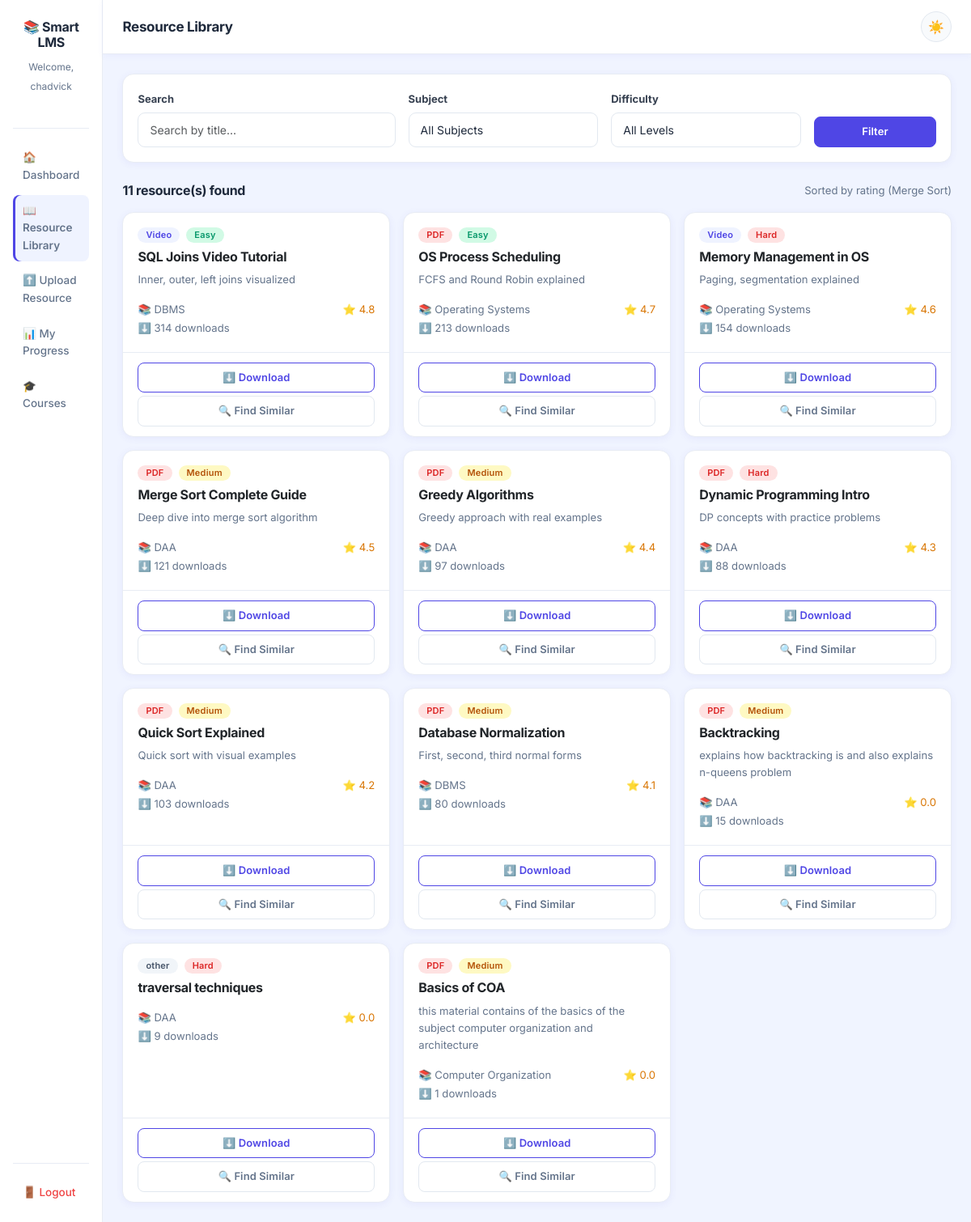
The app's page /library (signed in) with its own data.
### tables this page shows
CREATE TABLE resources (
            resource_id  INTEGER PRIMARY KEY AUTOINCREMENT,
            title        TEXT NOT NULL,
            description  TEXT,
            type         TEXT NOT NULL,
            course       TEXT NOT NULL,
            difficulty   TEXT NOT NULL,
            file_path    TEXT,
            rating       REAL DEFAULT 0,
            downloads    INTEGER DEFAULT 0,
            uploaded_at  TIMESTAMP DEFAULT CURRENT_TIMESTAMP
        );

### app.py (the view)
@app.route('/library')
def library():
    if 'student_id' not in session:
        return redirect(url_for('login'))
    from database.db import get_all_resources
    from algorithms.sorting import merge_sort
    all_resources  = get_all_resources()
    resources_list = [dict(r) for r in all_resources]
    show_similar  = request.args.get('show_similar', '')
    similar_title = ''
    if show_similar and 'similar_ids' in session:
        similar_ids   = session.pop('similar_ids')
        similar_title = session.pop('similar_title', '')
        session.pop('similar_course', '')
        resources_list = [
            r for r in resources_list
            if r['resource_id'] in similar_ids
        ]
        resources_list = merge_sort(resources_list, key='rating', reverse=True)
    else:
        search     = request.args.get('search', '')
        course     = request.args.get('course', '')
        difficulty = request.args.get('difficulty', '')
        if search:
            resources_list = [
                r for r in resources_list
                if search.lower() in r['title'].lower()
            ]
        if course:
            resources_list = [
                r for r in resources_list
                if r['course'] == course
            ]
        if difficulty:
            resources_list = [
                r for r in resources_list
                if r['difficulty'] == difficulty
            ]
        resources_list = merge_sort(resources_list, key='rating', reverse=True)
    courses = sorted(set([r['course'] for r in all_resources]))
    difficulties = sorted(set([r['difficulty'] for r in all_resources]))
    return render_template('library.html',
                           resources=resources_list,
                           student_name=session['student_name'],
                           search=request.args.get('search', ''),
                           course=request.args.get('course', ''),
                           difficulty=request.args.get('difficulty', ''),
                           similar_title=similar_title,
                           courses=courses,
                           difficulties=difficulties)

### algorithms/sorting.py (called while the page is built, shortened)
def merge_sort(resources, key='rating', reverse=True):
    if len(resources) <= 1:
        return resources
    mid = len(resources) // 2
    left_half  = resources[:mid]
    right_half = resources[mid:]
    left_sorted  = merge_sort(left_half,  key, reverse)
    right_sorted = merge_sort(right_half, key, reverse)
    return merge(left_sorted, right_sorted, key, reverse)

def merge(left, right, key, reverse):
    result = []
    i = 0  # pointer for left list
    j = 0  # pointer for right list
    while i < len(left) and j < len(right):
        left_val  = left[i][key]  if left[i][key]  is not None else 0
        right_val = right[j][key] if right[j][key] is not None else 0
        if reverse:
            if left_val >= right_val:
                result.append(left[i])
                i += 1
            else:
                result.append(right[j])
                j += 1
    result.extend(left[i:])
    result.extend(right[j:])
    return result

### database/db.py (called while the page is built)
def get_connection():
    conn = sqlite3.connect(DB_PATH)
    conn.row_factory = sqlite3.Row
    return conn

def get_all_resources():
    conn = get_connection()
    cursor = conn.cursor()
    cursor.execute('''
        SELECT resource_id, title, description, type,
               course, difficulty, rating, downloads
        FROM resources
        ORDER BY rating DESC
    ''')
    resources = cursor.fetchall()
    conn.close()
    return resources

### templates/library.html (shortened to what this page needs)
{% extends 'base.html' %}
{% block content %}
<div class="d-flex" style="min-height: 100vh;">
    <div class="sidebar d-flex flex-column p-3" style="width: 240px; min-height: 100vh; background-color: #1e293b;">
        <div class="text-center mb-4 mt-2">
            <h5 class="text-white fw-bold">📚 Smart LMS</h5>
            <small class="text-secondary">Welcome, {{ student_name }}</small>
        </div>
        <hr class="text-secondary">
        <nav class="nav flex-column gap-1">
            <a href="/dashboard"  class="nav-link text-secondary">🏠 Dashboard</a>
            <a href="/library"    class="nav-link text-white active-link">📖 Resource Library</a>
            <a href="/upload"     class="nav-link text-secondary">⬆️ Upload Resource</a>
            <a href="/progress"   class="nav-link text-secondary">📊 My Progress</a>
            <a href="/courses"     class="nav-link text-secondary">🎓 Courses</a>
        </nav>
        <div class="mt-auto">
            <hr class="text-secondary">
            <a href="/logout" class="nav-link text-danger">🚪 Logout</a>
        </div>
    </div>
    <div class="flex-grow-1 bg-light">
       <nav class="navbar navbar-light bg-white border-bottom px-4 py-3 d-flex justify-content-between align-items-center">
            <span class="navbar-brand mb-0 h5 fw-bold">Resource Library</span>
            <button id="theme-toggle"
                    class="btn btn-sm theme-toggle-btn"
                    title="Toggle dark/light mode">
                <span id="theme-icon">🌙</span>
            </button>
        </nav>
        <div class="p-3 p-md-4">
            <div class="card border-0 shadow-sm mb-4">
                <div class="card-body">
                    <form method="GET" action="/library">
                        <div class="row g-3 align-items-end">
                            <div class="col-12 col-md-4">
                                <label class="form-label small fw-bold">Search</label>
                                <input
                                    type="text"
                                    class="form-control"
                                    name="search"
                                    placeholder="Search by title..."
                                    value="{{ search or '' }}"
                                >
                            </div>
                            <div class="col-12 col-md-3">
                                <label class="form-label small fw-bold">Subject</label>
                                <select class="form-select" name="course">
    <option value="">All Subjects</option>
</select>
                            </div>
                            <div class="col-12 col-md-3">
                                <label class="form-label small fw-bold">Difficulty</label>
                                <select class="form-select" name="difficulty">
    <option value="">All Levels</option>
</select>
                            </div>
                            <div class="col-12 col-md-2">
                                <button type="submit" class="btn btn-primary w-100">
                                    Filter
                                </button>
                            </div>
                        </div>
                    </form>
                </div>
            </div>
            <div class="d-flex justify-content-between align-items-center mb-3">
                <h6 class="fw-bold mb-0">
                    {{ resources|length }} resource(s) found
                </h6>
                {% if similar_title %}
                    <small class="text-muted">
                        Showing resources similar to <strong>{{ similar_title }}</strong>
                        — <a href="/library">View all resources</a>
                    </small>
                {% else %}
                    <small class="text-muted">Sorted by rating (Merge Sort)</small>
                {% endif %}
            </div>
            <div class="row g-3">
                {% if resources %}
                    {% for resource in resources %}
                    <div class="col-12 col-sm-6 col-md-4">
                        <div class="card border-0 shadow-sm h-100">
                            <div class="card-body">
                                <div class="d-flex gap-2 mb-2">
                                    {% if resource['type'] == 'pdf' %}
                                        <span class="badge bg-danger">PDF</span>
                                    {% elif resource['type'] == 'video' %}
                                        <span class="badge bg-primary">Video</span>
                                    {% else %}
                                        <span class="badge bg-secondary">{{ resource['type'] }}</span>
                                    {% endif %}
                                    {% if resource['difficulty'] == 'Easy' %}
                                        <span class="badge bg-success">Easy</span>
                                    {% elif resource['difficulty'] == 'Medium' %}
                                        <span class="badge bg-warning text-dark">Medium</span>
                                    {% else %}
                                        <span class="badge bg-danger">Hard</span>
                                    {% endif %}
                                </div>
                                <h6 class="card-title fw-bold">{{ resource['title'] }}</h6>
                                <p class="card-text text-muted small">
                                    {{ resource['description'] }}
                                </p>
                                <div class="d-flex flex-column flex-md-row justify-content-between align-items-start align-items-md-center gap-2">
                                    <small class="text-muted">📚 {{ resource['course'] }}</small>
                                    <small class="text-warning">⭐ {{ resource['rating'] }}</small>
                                </div>
                                <small class="text-muted">⬇️ <span id="downloads-{{ resource['resource_id'] }}">{{ resource['downloads'] }}</span> downloads</small>
                            </div>
                            <div class="card-footer bg-transparent border-0 pb-3">
                                <button onclick="handleDownload({{ resource['resource_id'] }}, this)"
        class="btn btn-outline-primary btn-sm w-100 mb-1">
    ⬇️ Download
</button>
                            <a href="/similar/{{ resource['resource_id'] }}"
                               class="btn btn-outline-secondary btn-sm w-100">
                                🔍 Find Similar
                            </a>
                            </div>
                        </div>
                    </div>
                    {% endfor %}
                {% endif %}
            </div>
        </div>
    </div>
</div>
{% endblock %}

### templates/base.html (shortened to what this page needs)
<!DOCTYPE html>
<html lang="en">
<head>
    <link href="https://cdn.jsdelivr.net/npm/bootstrap@5.3.0/dist/css/bootstrap.min.css" rel="stylesheet">
    <link rel="stylesheet" href="{{ url_for('static', filename='css/style.css') }}">
</head>
<body>
<div class="container-fluid px-0">
    {% block content %}{% endblock %}
</div>
</body>
</html>

### static/css/style.css (style rules this page uses)
*, *::before, *::after { transition: background-color 0.15s ease, color 0.15s ease, border-color 0.15s ease, box-shadow 0.15s ease !important; }
* { margin: 0; padding: 0; box-sizing: border-box; }
body { font-family: 'Inter', 'Segoe UI', sans-serif; background-color: #f0f4ff; color: #1e293b; font-size: 15px; line-height: 1.6; }
.sidebar { background: #ffffff !important; border-right: 1px solid #e8ecf4; box-shadow: 2px 0 12px rgba(79, 70, 229, 0.06); }
.sidebar h5 { color: #1e293b !important; font-weight: 700; font-size: 16px; letter-spacing: -0.3px; }
.sidebar small { color: #64748b !important; font-size: 12px; }
.sidebar hr { border-color: #e8ecf4 !important; opacity: 1; }
.sidebar .nav-link { color: #64748b !important; font-size: 13.5px; font-weight: 500; padding: 9px 12px; border-radius: 8px; transition: all 0.18s ease; display: flex; align-items: center; gap: 8px; }
.active-link { background-color: #eff3ff !important; color: #4f46e5 !important; font-weight: 600 !important; box-shadow: inset 3px 0 0 #4f46e5; }
.sidebar .nav-link.text-danger { color: #ef4444 !important; }
.navbar { background: #ffffff !important; border-bottom: 1px solid #e8ecf4 !important; box-shadow: 0 2px 8px rgba(79, 70, 229, 0.05); padding: 14px 24px !important; }
.navbar .navbar-brand { color: #1e293b !important; font-weight: 700; font-size: 17px; letter-spacing: -0.3px; }
.card { border: 1px solid #e8ecf4 !important; border-radius: 14px !important; box-shadow: 0 2px 10px rgba(79, 70, 229, 0.06) !important; transition: transform 0.2s ease, box-shadow 0.2s ease !important; background: #ffffff !important; }
.card-body { padding: 18px !important; }
.card-footer { border-top: 1px solid #e8ecf4 !important; background: transparent !important; padding: 12px 18px !important; }
.btn { font-weight: 600; font-size: 13px; border-radius: 8px !important; padding: 8px 16px; transition: all 0.18s ease; letter-spacing: 0.1px; }
.btn-primary { background: #4f46e5 !important; border-color: #4f46e5 !important; color: #fff !important; }
.btn-outline-primary { color: #4f46e5 !important; border-color: #4f46e5 !important; background: transparent !important; }
.btn-outline-secondary { color: #64748b !important; border-color: #e2e8f0 !important; background: transparent !important; }
.form-control, .form-select { border: 1px solid #e2e8f0; border-radius: 9px !important; padding: 10px 14px; font-size: 14px; color: #1e293b; background: #fff; transition: all 0.2s ease; }
.form-label { font-size: 13px; font-weight: 600; color: #374151; margin-bottom: 6px; }
.badge { font-size: 11px !important; font-weight: 600 !important; padding: 4px 10px !important; border-radius: 20px !important; letter-spacing: 0.2px; }
.bg-danger { background: #fee2e2 !important; color: #dc2626 !important; }
.bg-primary { background: #eff3ff !important; color: #4f46e5 !important; }
.bg-success { background: #d1fae5 !important; color: #059669 !important; }
.bg-warning { background: #fef9c3 !important; color: #b45309 !important; }
.bg-secondary { background: #f1f5f9 !important; color: #475569 !important; }
.flex-grow-1.bg-light { background: #f0f4ff !important; }
h1, h2, h3, h4, h5, h6 { font-weight: 700; letter-spacing: -0.3px; color: #1e293b; }
.text-muted { color: #64748b !important; }
.text-danger { color: #dc2626 !important; }
.text-warning { color: #d97706 !important; }
.shadow-sm { box-shadow: 0 2px 10px rgba(79, 70, 229, 0.07) !important; }
.border-bottom { border-bottom: 1px solid #e8ecf4 !important; }
hr { border-color: #e8ecf4; opacity: 1; }
.theme-toggle-btn { width: 38px; height: 38px; border-radius: 50% !important; border: 1px solid #e2e8f0 !important; background: #f8fafc !important; font-size: 16px; display: flex; align-items: center; justify-content: center; cursor: pointer; transition: all 0.2s ease; padding: 0 !important; }

### records on screen
resources: type "Video", difficulty "Easy", title "SQL Joins Video Tutorial", description "Inner, outer, left joins visualized", course "DBMS", rating "4.8", downloads "314"
resources: type "PDF", difficulty "Easy", title "OS Process Scheduling", description "FCFS and Round Robin explained", course "Operating Systems", rating "4.7", downloads "213"
resources: type "Video", difficulty "Hard", title "Memory Management in OS", description "Paging, segmentation explained", course "Operating Systems", rating "4.6", downloads "154"
resources: type "PDF", difficulty "Medium", title "Merge Sort Complete Guide", description "Deep dive into merge sort algorithm", course "DAA", rating "4.5", downloads "121"
resources: type "PDF", difficulty "Medium", title "Greedy Algorithms", description "Greedy approach with real examples", course "DAA", rating "4.4", downloads "97"
resources: type "PDF", difficulty "Hard", title "Dynamic Programming Intro", description "DP concepts with practice problems", course "DAA", rating "4.3", downloads "88"
resources: type "PDF", difficulty "Medium", title "Quick Sort Explained", description "Quick sort with visual examples", course "DAA", rating "4.2", downloads "103"
resources: type "PDF", difficulty "Medium", title "Database Normalization", description "First, second, third normal forms", course "DBMS", rating "4.1", downloads "80"
resources: type "PDF", difficulty "Medium", title "Backtracking", description "explains how backtracking is and also explains n-queens problem", course "DAA", rating "0.0", downloads "15"
resources: type "other", difficulty "Hard", title "traversal techniques", course "DAA", rating "0.0", downloads "9"
resources: type "PDF", difficulty "Medium", title "Basics of COA", description "this material contains of the basics of the subject computer organization and architecture", course "Computer Organization", rating "0.0", downloads "1"

### other values on screen
{{ student_name }} "chadvick"
{{ resources|length }} "11"
